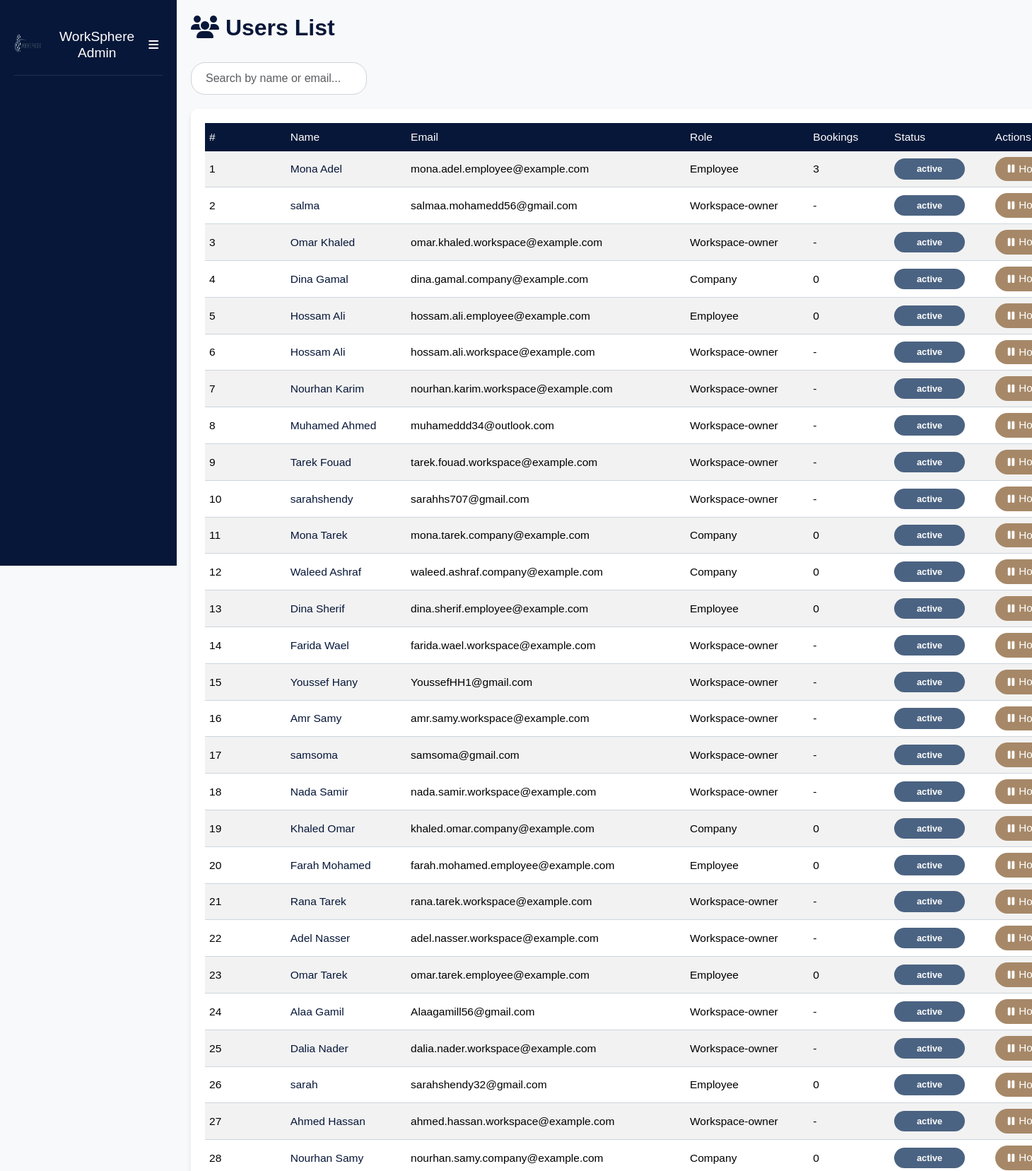
The page /admin/users_list.php (upper part) on the database its author committed.
### tables this page shows
CREATE TABLE `users` (
  `user_id` int(11) NOT NULL,
  `name` varchar(255) NOT NULL,
  `email` varchar(255) NOT NULL,
  `phone` varchar(15) NOT NULL,
  `password` varchar(255) NOT NULL,
  `age` int(11) DEFAULT NULL,
  `job_title` varchar(255) DEFAULT NULL,
  `image` longtext DEFAULT 'default.png',
  `location` varchar(255) DEFAULT NULL,
  `created_at` timestamp NOT NULL DEFAULT current_timestamp(),
  `role_id` int(11) DEFAULT NULL,
  `last_seen` datetime NOT NULL DEFAULT current_timestamp(),
  `company_name` varchar(255) DEFAULT NULL,
  `contact_info` varchar(255) DEFAULT NULL,
  `company_type` varchar(255) DEFAULT NULL,
  `zone_id` int(11) DEFAULT NULL,
  `portfolio` longtext DEFAULT NULL,
  `action` varchar(255) NOT NULL DEFAULT 'active'
);

CREATE TABLE `role` (
  `role_id` int(11) NOT NULL,
  `role_name` varchar(255) NOT NULL
);

### admin/users_list.php (the view, shortened to what this page needs)
<?php
include "sidebar.php";
$filter_role = isset($_POST['filter_role']) ? $_POST['filter_role'] : '';
$sort = isset($_POST['sort']) ? $_POST['sort'] : '';
$order_by = '';
if ($sort === 'bookings_asc') {
    $order_by = ' ORDER BY total_bookings ASC';
} else {
    $order_by = ' ORDER BY total_bookings DESC';
}
if (isset($_POST['search']) && !empty($_POST['text'])) {
    $text = mysqli_real_escape_string($connect, $_POST['text']);
    $select_users = "SELECT `users`.`user_id`, `users`.`name`, `users`.`email`, `users`.`phone`, `role`.`role_id`,`role`.`role_name`,
           (SELECT COUNT(*) FROM `bookings` WHERE `bookings`.`user_id` = `users`.`user_id`) AS total_bookings,
           `users`.`action`
    FROM `users`
    JOIN `role` ON `users`.`role_id` = `role`.`role_id`
    WHERE `users`.`role_id` != '4' AND (`users`.`name` LIKE '%$text%' OR `users`.`email` LIKE '%$text%')
    $order_by";
} else {
    $select_users = "SELECT `users`.`user_id`, `users`.`name`, `users`.`email`, `users`.`phone`, `role`.`role_id`,`role`.`role_name`,
           (SELECT COUNT(*) FROM `bookings` WHERE `bookings`.`user_id` = `users`.`user_id`) AS total_bookings,
           `users`.`action`
    FROM `users`
    JOIN `role` ON `users`.`role_id` = `role`.`role_id`
    WHERE `users`.`role_id` != '4'
    $order_by";
}
$run_select = mysqli_query($connect, $select_users);
?>
<!DOCTYPE html>
<html lang="en">
<head>
    <link rel="stylesheet" href="https://cdnjs.cloudflare.com/ajax/libs/bootstrap/5.3.3/css/bootstrap.min.css">
    <link rel="stylesheet" href="https://cdnjs.cloudflare.com/ajax/libs/font-awesome/6.4.0/css/all.min.css">
    <link rel="stylesheet" href="https://cdn.jsdelivr.net/npm/sweetalert2@11/dist/sweetalert2.min.css">
</head>
<body>
    <div class="main-content" id="mainContent">
        <div class="container-fluid">
            <h2><i class="fas fa-users"></i> Users List</h2>
            <div class="controls-container">
                <div class="search-wrapper">
                    <input type="text" id="searchText" class="form-control" placeholder="Search by name or email...">
                </div>
            </div>
            <div class="table-container">
                <div class="table-responsive">
                    <table class="table table-striped table-hover">
                        <thead>
                            <tr>
                                <th>#</th>
                                <th>Name</th>
                                <th>Email</th>
                                <th>Role</th>
                                <th>Bookings</th>
                                <th>Status</th>
                                <th>Actions</th>
                            </tr>
                        </thead>
                        <tbody id="usersTable">
                            <?php
                            $counter = 1;
                            if (mysqli_num_rows($run_select) > 0) {
                                foreach ($run_select as $row) {
                                    $status_class = $row['action'] == 'hold' ? 'status-badge status-hold' : 'status-badge status-active';
                                    echo '<tr>';
                                    echo '<td>' . $counter++ . '</td>';
                                    echo '<td><a href="profile.php?user_id=' . htmlspecialchars($row['user_id']) . '">' . htmlspecialchars($row['name']) . '</a></td>';
                                    echo '<td>' . htmlspecialchars($row['email']) . '</td>';
                                    echo '<td>' . htmlspecialchars($row['role_name']) . '</td>';
                                    echo '<td>' . (($row['role_id'] == '1' || $row['role_id'] == '2') ? $row['total_bookings'] : '-') . '</td>';
                                    echo '<td><span class="' . $status_class . '">' . htmlspecialchars($row['action']) . '</span></td>';
                                    echo '<td>';
                                    echo '<div class="action-buttons">';
                                    if ($row['action'] == 'hold') {
                                        echo '<a href="?action=unhold&id=' . htmlspecialchars($row['user_id']) . '" class="btn btn-success btn-sm"><i class="fas fa-play"></i> Unhold</a> ';
                                    } else {
                                        echo '<a href="?action=hold&id=' . htmlspecialchars($row['user_id']) . '" class="btn btn-warning btn-sm"><i class="fas fa-pause"></i> Hold</a> ';
                                    }
                                    echo '</div>';
                                    echo '</td>';
                                    echo '</tr>';
                                }
                            } else {
                                echo '<tr><td colspan="7" class="text-center">No users found</td></tr>';
                            }
                            ?>
                        </tbody>
                    </table>
                </div>
            </div>
        </div>
    </div>
</body>
</html>

### admin/sidebar.php (style rules this page uses)
:root { --primary-color: #071739; --secondary-color: #4B6382; --info-color: #A4B5C4; --light-color: #CDD5DB; --accent-warm: #A68868; --accent-light: #E3C39D; }
body { background-color: #f8f9fa; font-family: 'DM Sans', sans-serif; }
.main-content { margin-left: 250px; padding: 20px; transition: all 0.3s ease; }
.main-content { margin-left: 250px; padding: 20px; }
.table-container { width: 100%; background: #fff; padding: 20px; border-radius: 10px; box-shadow: 0px 4px 6px rgba(0, 0, 0, 0.1); margin-bottom: 20px; }
.status-badge { padding: 5px 10px; border-radius: 20px; font-size: 0.8rem; font-weight: bold; }

### admin/users_list.php (style rules this page uses)
:root { --primary-color: #071739; --secondary-color: #4B6382; --info-color: #A4B5C4; --light-color: #CDD5DB; --accent-warm: #A68868; --accent-light: #E3C39D; }
body { background-color: #f8f9fa; font-family: 'DM Sans', sans-serif; }
.main-content { margin-left: 250px; padding: 20px; transition: margin-left 0.3s ease, padding 0.3s ease; min-height: 100vh; width: 100%; box-sizing: border-box; }
.table-container { width: 100%; background: #fff; padding: 20px; border-radius: 10px; box-shadow: 0px 4px 6px rgba(0, 0, 0, 0.1); margin-bottom: 20px; }
.table thead th { background-color: var(--primary-color); color: white; font-weight: 500; padding: 8px 6px; font-size: 0.97rem; min-width: 90px; border: none; }
.table tbody td { padding: 8px 6px; font-size: 0.97rem; min-width: 90px; vertical-align: middle; border-bottom: 1px solid var(--light-color); }
.table a { color: var(--primary-color); text-decoration: none; font-weight: 500; }
.status-badge { padding: 5px 10px; border-radius: 20px; font-size: 0.8rem; font-weight: bold; display: inline-block; text-align: center; min-width: 100px; }
.status-active { background-color: var(--secondary-color); color: white; }
.controls-container { display: flex; justify-content: space-between; align-items: center; margin-bottom: 20px; flex-wrap: wrap; gap: 15px; }
h2 { color: var(--primary-color); font-weight: 700; margin-bottom: 30px; }
.container-fluid { width: 100%; padding: 0; }
.table-responsive { overflow-x: auto; }
.action-buttons a.btn { border-radius: 20px !important; padding: 6px 18px !important; font-size: 0.95rem !important; font-weight: 500 !important; margin-right: 6px; transition: all 0.2s; box-shadow: none; display: inline-flex; align-items: center; gap: 6px; }
.action-buttons .btn-warning { background-color: var(--accent-warm) !important; color: white !important; border: none !important; }
.main-content { margin-left: 250px; padding: 20px; transition: all 0.3s ease; }
.search-wrapper input { border-radius: 20px; padding: 10px 20px; border: 1px solid var(--light-color); width: 100%; max-width: 300px; transition: all 0.3s ease; }

### rows shown on the page
users: name "Mona Adel", email "mona.adel.employee@example.com", role.role_name "Employee", total_bookings "3", action "active"
users: name "salma", email "salmaa.mohamedd56@gmail.com", role.role_name "Workspace-owner", action "active"
users: name "Omar Khaled", email "omar.khaled.workspace@example.com", role.role_name "Workspace-owner", action "active"
users: name "Dina Gamal", email "dina.gamal.company@example.com", role.role_name "Company", total_bookings "0", action "active"
users: name "Hossam Ali", email "hossam.ali.employee@example.com", role.role_name "Employee", total_bookings "0", action "active"
users: name "Hossam Ali", email "hossam.ali.workspace@example.com", role.role_name "Workspace-owner", action "active"
users: name "Nourhan Karim", email "nourhan.karim.workspace@example.com", role.role_name "Workspace-owner", action "active"
users: name "Muhamed Ahmed", email "muhameddd34@outlook.com", role.role_name "Workspace-owner", action "active"
users: name "Tarek Fouad", email "tarek.fouad.workspace@example.com", role.role_name "Workspace-owner", action "active"
users: name "sarahshendy", email "sarahhs707@gmail.com", role.role_name "Workspace-owner", action "active"
users: name "Mona Tarek", email "mona.tarek.company@example.com", role.role_name "Company", total_bookings "0", action "active"
users: name "Waleed Ashraf", email "waleed.ashraf.company@example.com", role.role_name "Company", total_bookings "0", action "active"
users: name "Dina Sherif", email "dina.sherif.employee@example.com", role.role_name "Employee", total_bookings "0", action "active"
users: name "Farida Wael", email "farida.wael.workspace@example.com", role.role_name "Workspace-owner", action "active"
users: name "Youssef Hany", email "YoussefHH1@gmail.com", role.role_name "Workspace-owner", action "active"
users: name "Amr Samy", email "amr.samy.workspace@example.com", role.role_name "Workspace-owner", action "active"
users: name "samsoma", email "samsoma@gmail.com", role.role_name "Workspace-owner", action "active"
users: name "Nada Samir", email "nada.samir.workspace@example.com", role.role_name "Workspace-owner", action "active"
users: name "Khaled Omar", email "khaled.omar.company@example.com", role.role_name "Company", total_bookings "0", action "active"
users: name "Farah Mohamed", email "farah.mohamed.employee@example.com", role.role_name "Employee", total_bookings "0", action "active"
users: name "Rana Tarek", email "rana.tarek.workspace@example.com", role.role_name "Workspace-owner", action "active"
users: name "Adel Nasser", email "adel.nasser.workspace@example.com", role.role_name "Workspace-owner", action "active"
users: name "Omar Tarek", email "omar.tarek.employee@example.com", role.role_name "Employee", total_bookings "0", action "active"
users: name "Alaa Gamil", email "Alaagamill56@gmail.com", role.role_name "Workspace-owner", action "active"
users: name "Dalia Nader", email "dalia.nader.workspace@example.com", role.role_name "Workspace-owner", action "active"
users: name "sarah", email "sarahshendy32@gmail.com", role.role_name "Employee", total_bookings "0", action "active"
users: name "Ahmed Hassan", email "ahmed.hassan.workspace@example.com", role.role_name "Workspace-owner", action "active"
users: name "Nourhan Samy", email "nourhan.samy.company@example.com", role.role_name "Company", total_bookings "0", action "active"
